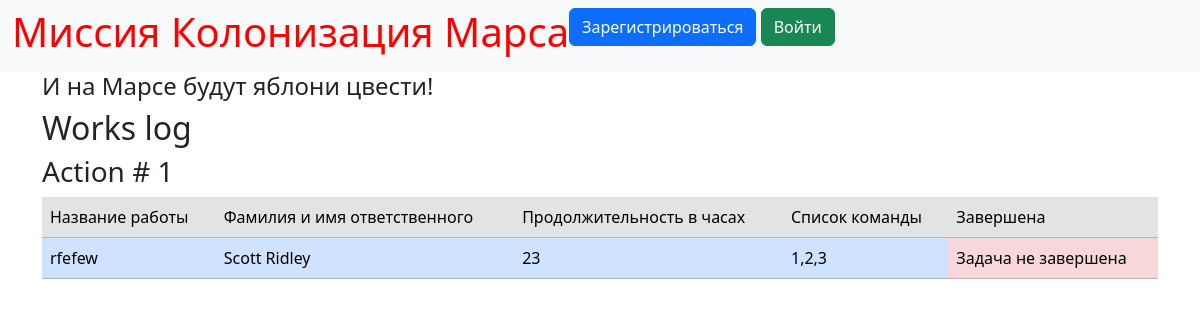
Before: / with the older database file.
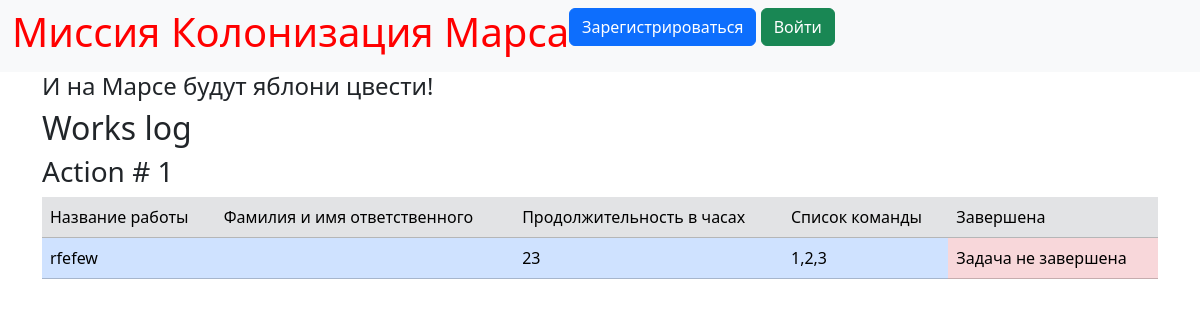
After: the same page with the newer database file.
### data/jobs.py (models this page shows)
class Jobs(SqlAlchemyBase, SerializerMixin):
    __tablename__ = 'jobs'
    team_leader = sqlalchemy.Column(sqlalchemy.Integer, sqlalchemy.ForeignKey('users.id'))
    user = orm.relationship('User')
    id = sqlalchemy.Column(sqlalchemy.Integer, primary_key=True, autoincrement=True)
    job = sqlalchemy.Column(sqlalchemy.String, nullable=False)
    work_size = sqlalchemy.Column(sqlalchemy.Integer, nullable=False)
    collaborators = sqlalchemy.Column(sqlalchemy.String, nullable=False)
    start_date = sqlalchemy.Column(sqlalchemy.DateTime, nullable=True)
    end_date = sqlalchemy.Column(sqlalchemy.DateTime, nullable=True)
    is_finished = sqlalchemy.Column(sqlalchemy.Boolean)

### data/users.py (models this page shows, shortened)
class User(SqlAlchemyBase, UserMixin, SerializerMixin):
    __tablename__ = 'users'
    id = sqlalchemy.Column(sqlalchemy.Integer, primary_key=True, autoincrement=True)
    surname = sqlalchemy.Column(sqlalchemy.String, nullable=False)
    name = sqlalchemy.Column(sqlalchemy.String, nullable=False)
    age = sqlalchemy.Column(sqlalchemy.Integer, nullable=False)
    position = sqlalchemy.Column(sqlalchemy.String, nullable=False)
    speciality = sqlalchemy.Column(sqlalchemy.String, nullable=False)
    address = sqlalchemy.Column(sqlalchemy.String, nullable=False)
    email = sqlalchemy.Column(sqlalchemy.String, nullable=False, unique=True)
    hashed_password = sqlalchemy.Column(sqlalchemy.String, nullable=False)
    modified_date = sqlalchemy.Column(sqlalchemy.DateTime, nullable=False, default=datetime.datetime.now)
    jobs = orm.relationship('Jobs', back_populates='user')

### app.py (the view)
@app.route('/')
def main():
    session = db_session.create_session()
    jobs = session.query(Jobs).all()
    return render_template('index.html', jobs=jobs)

### data/db_session.py (called while the page is built)
def create_session() -> Session:
    global __factory
    return __factory()

### templates/index.html
{% extends "base.html" %}
{% block content %}
<h2>Works log</h2>
{% for job in jobs %}
<h3>Action # {{ job.id }}</h3>
<table class="table">
    <tr class="table-secondary">
        <td>Название работы
        <td>Фамилия и имя ответственного
        <td>Продолжительность в часах
        <td>Список команды
        <td>Завершена
    <tr>
        <td class="table-primary">{{ job.job }}
        <td class="table-primary">{{ job.user.surname }} {{ job.user.name }}
        <td class="table-primary">{{ job.work_size }}
        <td class="table-primary">{{ job.collaborators }}
        {% if job.is_finished %}
            <td class="table-success">Задача завершена
        {% else %}
            <td class="table-danger">Задача не завершена
        {% endif %}
</table>
{% endfor %}
{% endblock %}

### templates/base.html (shortened to what this page needs)
<!DOCTYPE html>
<html lang="ru">
<head>
        <link href="https://cdn.jsdelivr.net/npm/bootstrap@5.3.3/dist/css/bootstrap.min.css" rel="stylesheet">
        <link href="{{ url_for('static', filename='css/style.css') }}" rel="stylesheet">
</head>
<body>
    <nav class="navbar navbar-expand-lg bg-body-tertiary">
        <div class="container-fluid">
            <div class="collapse navbar-collapse">
                <ul class="navbar-nav me-auto mb-2 mb-lg-0">
                    <li class="navbar-item">
                        <h1>Миссия Колонизация Марса</h1>
                    </li>
                    <li>
                        {% if current_user.is_authenticated %}
                            <a class="navbar-brand" href="/logout">{{ current_user.name }}</a>
                        {% else %}
                            <p>
                                <a class="btn btn-primary " href="/register">Зарегистрироваться</a>
                                <a class="btn btn-success" href="/login">Войти</a>
                            </p>
                        {% endif %}
                    </li>
                </ul>
            </div>
        </div>
    </nav>
    <div class="container">
        <div class="row">
            <div class="col">
                <h4>И на Марсе будут яблони цвести!</h4>
            </div>
        </div>
        <div class="row">
            <div class="col">
                {% block content %}{% endblock %}
            </div>
        </div>
    </div>
</body>
</html>

### static/CSS/style.css (style rules this page uses)
h1 { color: red; }

Changed rows visible on the page:
changed Jobs "rfefew": user.surname "Scott" → (not shown); user.name "Ridley" → (not shown)
